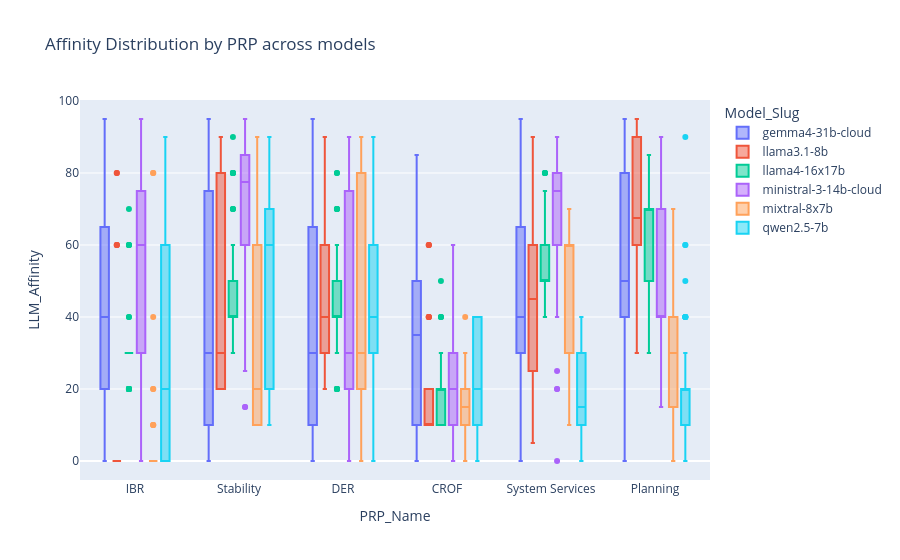

Notebook cell for this chart:
### Code cell
fig = px.box(
    prp_df,
    color='Model_Slug',
    y='LLM_Affinity',
    x = 'PRP_Name',
    # points = 'all',
    title='Affinity Distribution by PRP across models',
 )
# fig.update_layout(xaxis_title='PRP', yaxis_title='LLM Affinity')
# fig.update_xaxes(tickangle=45)
fig.show()

### Figure 1 — Plotly figure (JSON) as saved in the notebook; plotly's stock layout.template omitted (floating-point values rounded to 4 significant figures; data arrays with more than 128 entries replaced by an {"elided": "..."} marker saying what was removed)
{"data": [{"alignmentgroup": "True", "hovertemplate": "Model_Slug=gemma4-31b-cloud<br>PRP_Name=%{x}<br>LLM_Affinity=%{y}<extra></extra>", "legendgroup": "gemma4-31b-cloud", "marker": {"color": "#636efa"}, "name": "gemma4-31b-cloud", "notched": false, "offsetgroup": "gemma4-31b-cloud", "orientation": "v", "showlegend": true, "type": "box", "x": {"elided": "300 str values"}, "x0": " ", "xaxis": "x", "y": {"elided": "300 float values"}, "y0": " ", "yaxis": "y"}, {"alignmentgroup": "True", "hovertemplate": "Model_Slug=llama3.1-8b<br>PRP_Name=%{x}<br>LLM_Affinity=%{y}<extra></extra>", "legendgroup": "llama3.1-8b", "marker": {"color": "#EF553B"}, "name": "llama3.1-8b", "notched": false, "offsetgroup": "llama3.1-8b", "orientation": "v", "showlegend": true, "type": "box", "x": {"elided": "300 str values"}, "x0": " ", "xaxis": "x", "y": {"elided": "300 float values"}, "y0": " ", "yaxis": "y"}, {"alignmentgroup": "True", "hovertemplate": "Model_Slug=llama4-16x17b<br>PRP_Name=%{x}<br>LLM_Affinity=%{y}<extra></extra>", "legendgroup": "llama4-16x17b", "marker": {"color": "#00cc96"}, "name": "llama4-16x17b", "notched": false, "offsetgroup": "llama4-16x17b", "orientation": "v", "showlegend": true, "type": "box", "x": {"elided": "300 str values"}, "x0": " ", "xaxis": "x", "y": {"elided": "300 float values"}, "y0": " ", "yaxis": "y"}, {"alignmentgroup": "True", "hovertemplate": "Model_Slug=ministral-3-14b-cloud<br>PRP_Name=%{x}<br>LLM_Affinity=%{y}<extra></extra>", "legendgroup": "ministral-3-14b-cloud", "marker": {"color": "#ab63fa"}, "name": "ministral-3-14b-cloud", "notched": false, "offsetgroup": "ministral-3-14b-cloud", "orientation": "v", "showlegend": true, "type": "box", "x": {"elided": "300 str values"}, "x0": " ", "xaxis": "x", "y": {"elided": "300 float values"}, "y0": " ", "yaxis": "y"}, {"alignmentgroup": "True", "hovertemplate": "Model_Slug=mixtral-8x7b<br>PRP_Name=%{x}<br>LLM_Affinity=%{y}<extra></extra>", "legendgroup": "mixtral-8x7b", "marker": {"color": "#FFA15A"}, "name": "mixtral-8x7b", "notched": false, "offsetgroup": "mixtral-8x7b", "orientation": "v", "showlegend": true, "type": "box", "x": {"elided": "300 str values"}, "x0": " ", "xaxis": "x", "y": {"elided": "300 float values"}, "y0": " ", "yaxis": "y"}, {"alignmentgroup": "True", "hovertemplate": "Model_Slug=qwen2.5-7b<br>PRP_Name=%{x}<br>LLM_Affinity=%{y}<extra></extra>", "legendgroup": "qwen2.5-7b", "marker": {"color": "#19d3f3"}, "name": "qwen2.5-7b", "notched": false, "offsetgroup": "qwen2.5-7b", "orientation": "v", "showlegend": true, "type": "box", "x": {"elided": "300 str values"}, "x0": " ", "xaxis": "x", "y": {"elided": "300 float values"}, "y0": " ", "yaxis": "y"}], "layout": {"boxmode": "group", "legend": {"title": {"text": "Model_Slug"}, "tracegroupgap": 0}, "title": {"text": "Affinity Distribution by PRP across models"}, "xaxis": {"anchor": "y", "domain": [0, 1], "title": {"text": "PRP_Name"}}, "yaxis": {"anchor": "x", "domain": [0, 1], "title": {"text": "LLM_Affinity"}}}}
